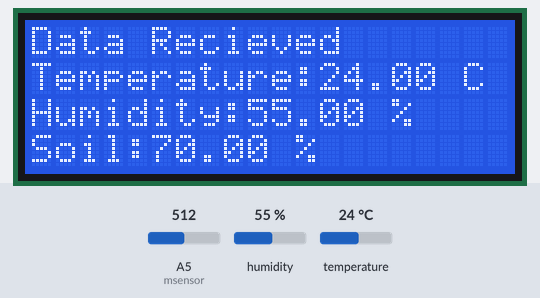
This sketch was run on a simulated Arduino Uno, built with avr-gcc and run on an emulated ATmega328P. Parts: 20×4 character LCD. The test bench sets the inputs (shaded band); at power-on: A5 (msensor) = 512, humidity 55 %, temperature 24 °C.

Above: at 3.2 s.
3.3 s: A5 (msensor) set to 936
At 4.9 s:
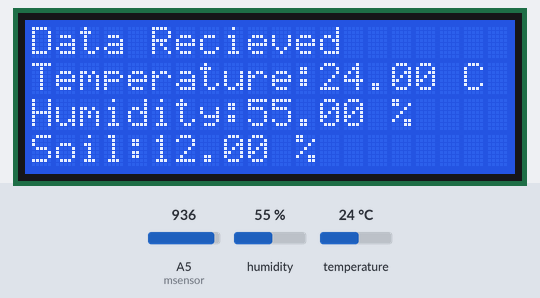
6.0 s: A5 (msensor) set to 963
At 7.6 s:
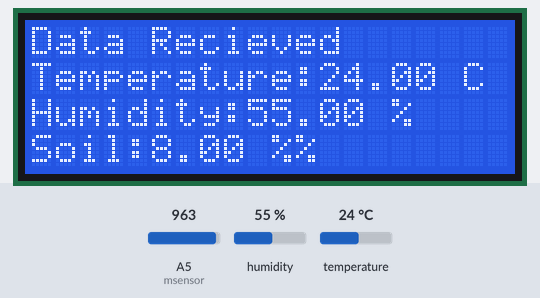
8.7 s: humidity set to 22 %
At 10.5 s:
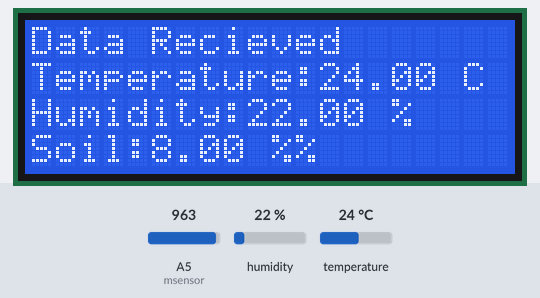
11.7 s: temperature set to 12 °C
At 13.2 s:
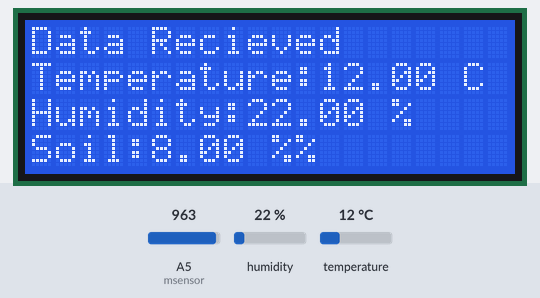
14.4 s: humidity set to 40 %
At 17.3 s:
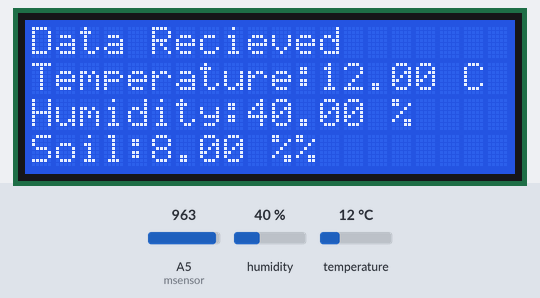
17.8 s: A5 (msensor) set to 1023
Timing chart, 0 to 20.8 s (numbered marks = the images above; inputs shaded):
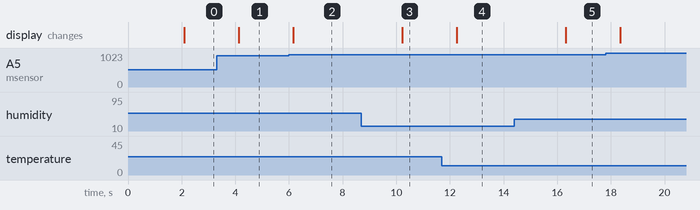

Measured:
- the behaviour switches between 950 and 951 on A5 (msensor) (found by bisection; images 1 and 2)
- after the input at 3.3 s, the display: changes after 0.83 s (image 1)
- after the input at 6.0 s, the display: changes after 0.16 s (image 2)
- after the input at 8.7 s, the display: changes after 1.5 s (image 3)
- after the input at 11.7 s, the display: changes after 0.55 s (image 4)
- after the input at 14.4 s, the display: changes after 1.9 s (image 5)

The sketch:

temp_and_humidity_sensor_lcd.ino
```cpp
#include <DHT.h>
#include <DHT_U.h>
#include <LiquidCrystal.h>
#define RS 12
#define EN 11
#define D4 5
#define D5 4
#define D6 3
#define D7 2
#define dataPin A1 //DHT connected to 2
LiquidCrystal lcd(RS, EN, D4, D5, D6, D7);
DHT dht(dataPin, DHT11);
int msensor=A5;
void setup() {

  dht.begin();
  lcd.begin(20, 4);
  lcd.clear();
  pinMode(msensor,INPUT);
  lcd.setCursor(0, 0);
  lcd.print("Data Recieved");
  delay(2000);
}
void loop() {
  float t = dht.readTemperature();
  float h = dht.readHumidity();
  float m = analogRead(msensor);
  m= map(m, 1023,300,0,100);
  lcd.setCursor(0, 1);
  lcd.print("Temperature:");
  lcd.print(t);
  lcd.print(" C");
  lcd.setCursor(0, 2);
  lcd.print("Humidity:");
  lcd.print(h);
  lcd.print(" %");
  lcd.setCursor(0, 3);
  lcd.print("Soil:");
  lcd.print(m);
  lcd.print(" %");

  delay(2000);
}
```
